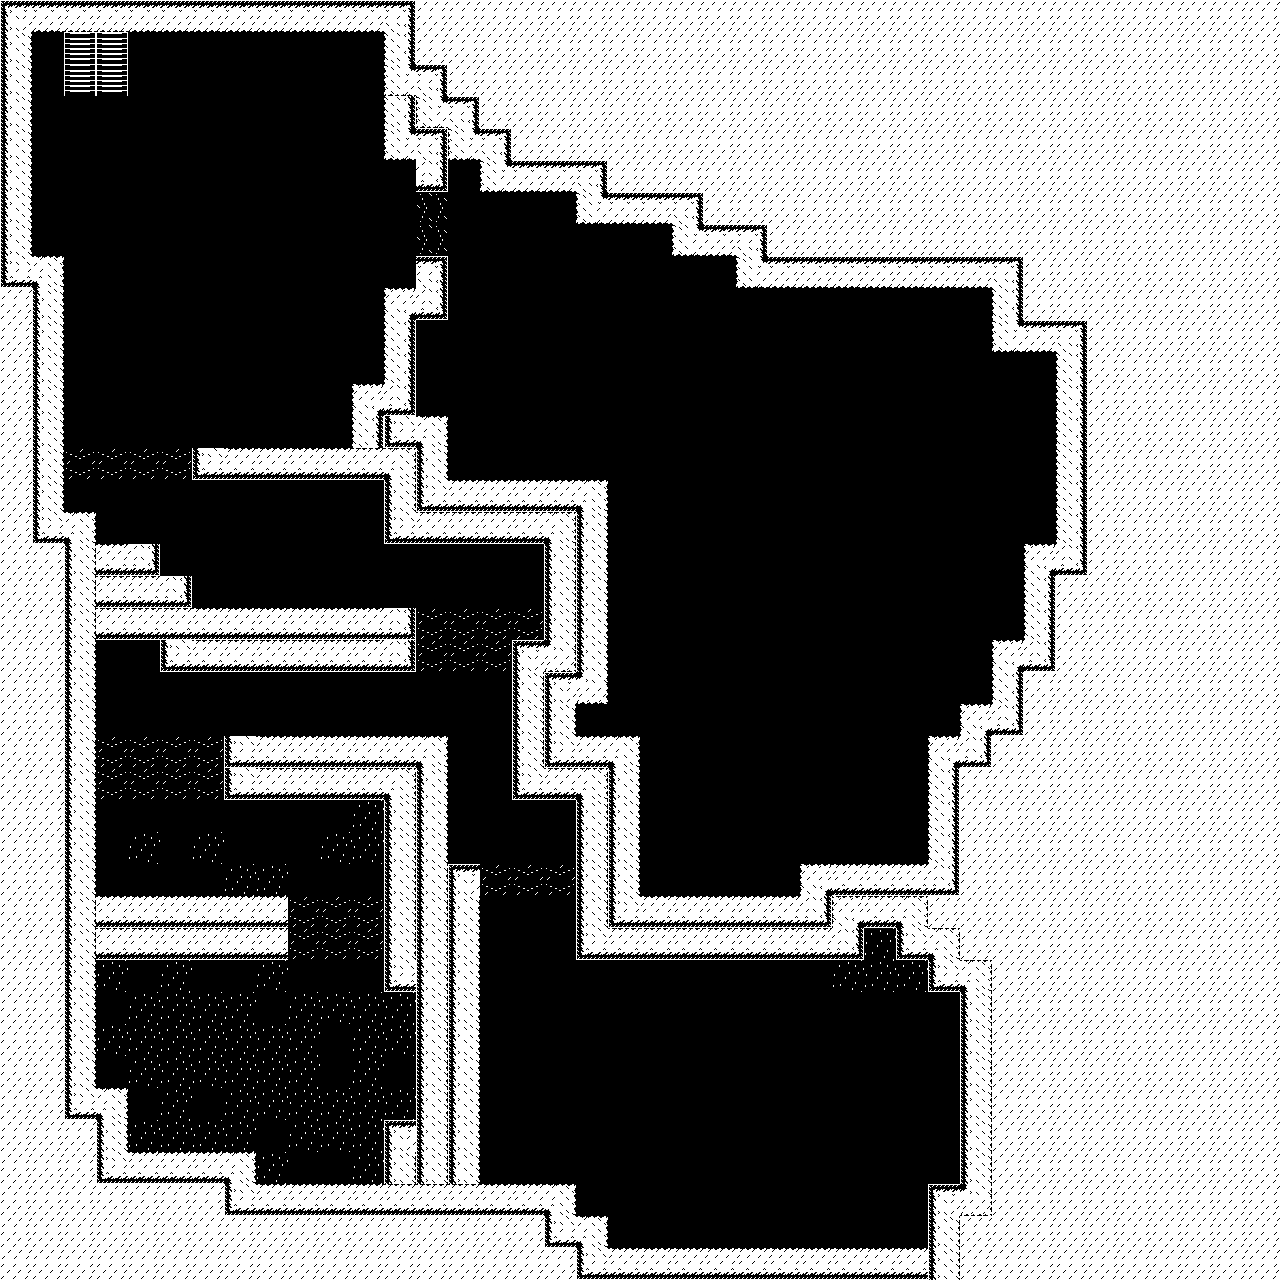

Tiled map render using the project's own tile images. Description and the map definition, with tile-layer contents summarised, below:
An orthogonal 40x40 tile map with 32x32 px tiles, 3 tile layers (background, collision, above) and 24 objects.

<map version="1.0" orientation="orthogonal" renderorder="right-down" width="40" height="40" tilewidth="32" tileheight="32" nextobjectid="96">
 <tileset firstgid="1" name="protoTiles" tilewidth="32" tileheight="32" tilecount="100" columns="10">
  <image source="../../assets/protoTiles.png" width="320" height="320" />
 </tileset>
 <layer name="background" width="40" height="40">
  <data>[1600 cells, 88 non-empty, 3 distinct tile ids]</data>
 </layer>
 <layer name="collision" width="40" height="40">
  <data>[1600 cells, 852 non-empty, 4 distinct tile ids]</data>
 </layer>
 <objectgroup name="item">
  <object id="81" gid="26" x="704" y="896" width="32" height="32" />
  <object id="82" gid="26" x="707" y="892" width="32" height="32" />
  <object id="83" gid="26" x="960" y="608" width="32" height="32" />
  <object id="84" gid="26" x="963" y="602.333" width="32" height="32" />
  <object id="85" gid="21" x="160" y="1056" width="32" height="32" />
  <object id="88" gid="21" x="320" y="1120" width="32" height="32" />
  <object id="89" gid="25" x="890.667" y="1138.33" width="32" height="32" />
  <object id="90" gid="25" x="876.333" y="1138.67" width="32" height="32" />
  <object id="91" gid="25" x="883.667" y="1144.33" width="32" height="32" />
  <object id="95" gid="21" x="864" y="960" width="32" height="32" />
 </objectgroup>
 <objectgroup name="sprite">
  <object id="64" gid="2" x="96" y="256" width="32" height="32" />
  <object id="67" gid="15" x="320" y="864" width="32" height="32" />
  <object id="68" gid="15" x="96" y="672" width="32" height="32" />
  <object id="69" gid="15" x="288" y="544" width="32" height="32" />
  <object id="70" gid="15" x="480" y="352" width="32" height="32" />
  <object id="71" gid="15" x="896" y="384" width="32" height="32" />
  <object id="72" gid="15" x="800" y="576" width="32" height="32" />
  <object id="73" gid="15" x="736" y="832" width="32" height="32" />
  <object id="75" gid="15" x="512" y="832" width="32" height="32" />
  <object id="76" gid="15" x="704" y="1184" width="32" height="32" />
  <object id="78" gid="15" x="512" y="1088" width="32" height="32" />
  <object id="79" gid="15" x="864" y="960" width="32" height="32" />
  <object id="80" gid="15" x="640" y="1024" width="32" height="32" />
 </objectgroup>
 <objectgroup name="zone">
  <object id="66" x="64" y="32" width="64" height="64">
   <properties>
    <property name="nextState" value="easyForestPath" />
   </properties>
  </object>
 </objectgroup>
 <objectgroup name="destructable" />
 <layer name="above" width="40" height="40">
  <data>[1600 cells, 0 non-empty, 0 distinct tile ids]</data>
 </layer>
</map>
